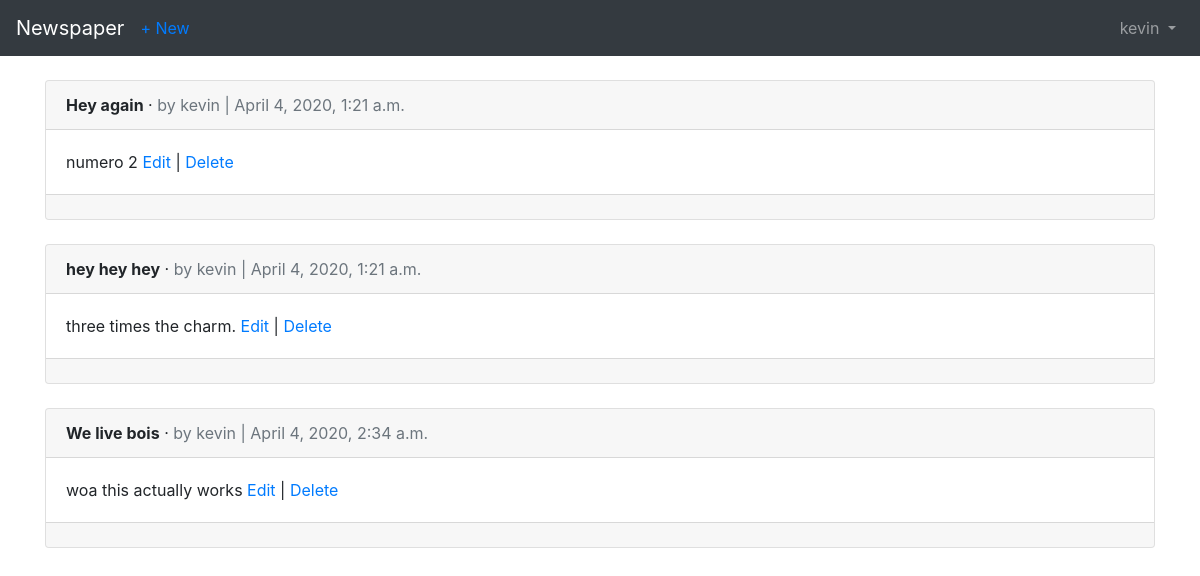
/articles/ (signed in), run on an earlier commit of the app's database.
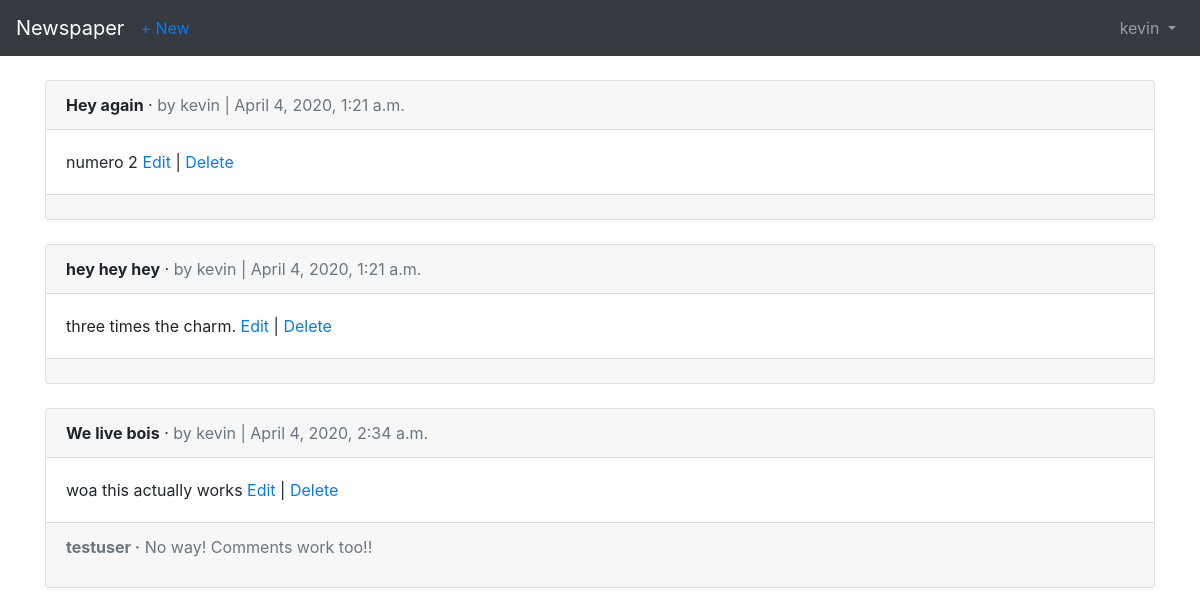
And on a later commit of the database.
### articles/models.py (models this page shows, shortened)
class Article(models.Model):
	title = models.CharField(max_length=255)
	body = models.TextField()
	date = models.DateTimeField(auto_now_add=True)
	author = models.ForeignKey(
		settings.AUTH_USER_MODEL,
		on_delete=models.CASCADE,
		)

class Comment(models.Model):
	article = models.ForeignKey(
			Article,
			on_delete=models.CASCADE,
			related_name='comments',
			)
	comment = models.CharField(max_length=140)
	author = models.ForeignKey(
			settings.AUTH_USER_MODEL,
			on_delete=models.CASCADE,
		)
	def __str__(self):
		return self.comment

### users/models.py (models this page shows)
class CustomUser(AbstractUser):
	age = models.PositiveIntegerField(default=0)

### articles/views.py (the view)
# urls.py: path('', views.ArticleListView.as_view(), name='article_list'),
class ArticleListView(LoginRequiredMixin, ListView):
	model = models.Article
	template_name = 'article_list.html'
	login_url = 'login'

### templates/article_list.html (shortened to what this page needs)
<!DOCTYPE html>
<html>
<head>
</head>
<body>
{% extends 'base.html' %}
{% block content %}
	{% for article in object_list %}
		<div class="card">
			<div class="card-header">
				<span class="font-weight-bold">{{ article.title }}</span> &middot;
				<span class="text-muted">by {{ article.author }} | {{ article.date }}</span>
			</div>
			<div class="card-body">
				{{ article.body }}
				<a href="{% url 'article_edit' article.pk %}">Edit</a> | <a href="{% url 'article_delete' article.pk %}">Delete</a>
			</div>
			<div class="card-footer text-muted">
				{% for comment in article.comments.all %}
					<p>
						<span class="font-weight-bold">{{ comment.author }} &middot;</span>
						{{ comment }}
					</p>
				{% endfor %}
			</div>
		</div>
		<br />
	{% endfor %}
{% endblock content %}

What changed in the data, as far as the page shows it:
added Comment: author "testuser", comment "No way! Comments work too!!", shown under Article "We live bois"
